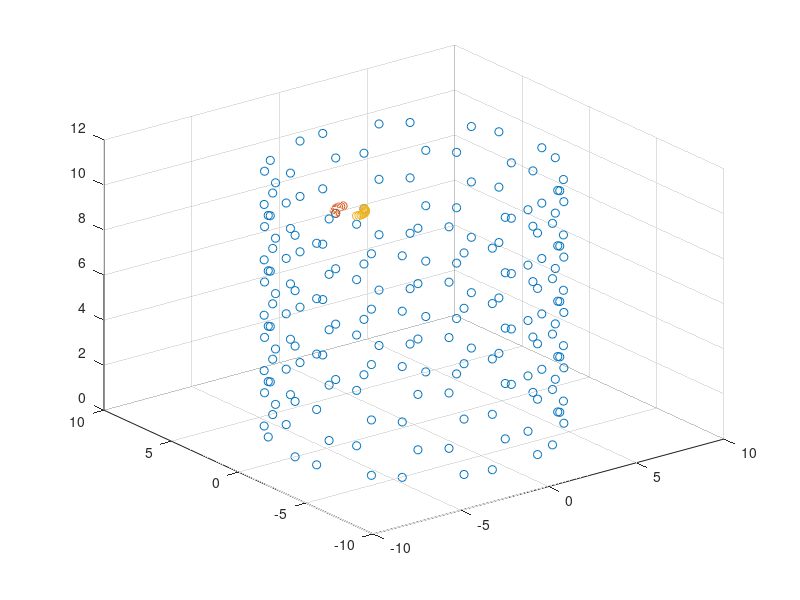

Write the MATLAB code that produced this figure. (Note: this script raises an error after producing the figure.)
data=csvread('cnt.csv');
y1=[6.742899999999999, 6.861034339165064, 6.971102071026157, 7.069758843247636, 7.15400701972829, 7.221286762257386, 7.269553809903372, 7.297341592847828, 7.303805793367284, 7.288749999999999]
y2=[6.4482, 6.330065660834935, 6.219997928973842, 6.121341156752362, 6.037092980271709, 5.9698132377426125, 5.921546190096627, 5.893758407152171, 5.887294206632714, 5.902349999999999]
x1= [0.7086999999999999, 0.7448183245911594, 0.8009017433902453, 0.8752461900966269, 0.9655927463172358, 1.0691962776588722, 1.1829088432476367, 1.3032753443194496, 1.4266385056476325, 1.5492499999999998]
x2= [2.0951, 2.0589816754088406, 2.0028982566097544, 1.928553809903373, 1.838207253682764, 1.7346037223411277, 1.6208911567523632, 1.5005246556805503, 1.3771614943523673, 1.25455]
z1=linspace(7.3785,7.3785,10)
for i=(1:200)
    coords(i,:)=data(2*(i-1)+1,:)
    
end
x=coords(:,1)
y=coords(:,2)
z=coords(:,3)
figure(1) 
scatter3(x,y,z)
hold on
scatter3(x1,y1,z1)
scatter3(x2,y2,z1)

for i=(1:200)
    if (x(i)==0.7087) & (y(i)==6.7429) & (z(i)==7.3785)
        i
    end
end
%%
sb=1.7111168371677163
db=1.4888938713017792
syms x_ y_ z_
S=solve(sqrt((2.0951-x_).^2+(6.4482-y_).^2+(4.919-z_).^2)==sb,sqrt((3.9852-x_).^2+(5.4851-y_).^2+(6.14888-z_).^2)==sb,sqrt((2.0951-x_).^2+(6.4482-y_).^2+(7.3785-z_).^2)==sb)
newx=double(S.x_)
newy=double(S.y_)
newz=double(S.z_)
x=[newx(2),newy(2),newz(2)]
xx=newx(2)
yy=newy(2)
zz=newz(2)
%%
scatter3(xx,yy,zz)
y3=[6.938, 6.99878447845876, 7.035649235649419, 7.047474154579206, 7.033899941070134, 6.995339040730796, 6.932963107005244, 6.848667401075984, 6.745013205311991, 6.62515]
y4=[5.4851, 5.4243155215412395, 5.3874507643505805, 5.375625845420794, 5.389200058929866, 5.427760959269204, 5.490136892994756, 5.574432598924016, 5.678086794688009, 5.79795]
x3=[3.158, 3.2904302320202925, 3.4314036651618802, 3.576636892994756, 3.721717077382777, 3.862236030337429, 3.9939241545792052, 4.112780173090426, 4.215192705892676, 4.29805]
x4=[3.9852000000000003, 3.8527697679797077, 3.71179633483812, 3.566563107005244, 3.421482922617223, 3.2809639696625714, 3.149275845420795, 3.030419826909574, 2.9280072941073243, 2.8451500000000003]
z2=linspace(6.1488,6.1488,10)
scatter3(x3,y3,z2)
scatter3(x4,y4,z2)

%%
% x5=[0.7087000000000001, 0.719231265611937, 0.7505050752712081, 0.8015711900966269, 0.8708779920299242, 0.9563196289652912, 1.0553, 1.1648116366466463, 1.2815270832412842, 1.4019000000000001]
% y5=[6.7429, 6.740661422406347, 6.734013707672802, 6.723158843247635, 6.708426648693579, 6.69026475428731, 6.669224999999999, 6.645946668119036, 6.621137058979222, 6.595549999999999]
% z3=[7.3785, 7.501562328420224, 7.620885470263942, 7.732843852246657, 7.834035675585498, 7.921386277933847, 7.992241555440888, 8.04444860635407, 8.076421145849439, 8.087187704493312]
% x6=[2.0950999999999995, 2.084568734388063, 2.0532949247287915, 2.002228809903373, 1.9329220079700757, 1.8474803710347087, 1.7485, 1.6389883633533535, 1.5222729167587157, 1.4018999999999997]
% y6=[6.448199999999999, 6.450438577593652, 6.4570862923271966, 6.467941156752364, 6.48267335130642, 6.500835245712689, 6.521875, 6.545153331880963, 6.569962941020777, 6.595549999999999]
% z4=[7.3785, 7.2554376715797755, 7.136114529736058, 7.0241561477533425, 6.922964324414502, 6.835613722066153, 6.764758444559112, 6.71255139364593, 6.680578854150561, 6.669812295506688]
x5=[0.7087000000000001, 0.7373240485267653, 0.7861409010473872, 0.8536672822005457, 0.9378514370648998, 1.036135472694134, 1.1455330783997753, 1.2627202632903174, 1.3841363540524387, 1.5060921842078376, 1.6248821875698707, 1.7368969899970248]
y5=[6.7429, 6.82577792811764, 6.901660497140379, 6.968242053606893, 7.023499550615841, 7.065754017082248, 7.093721572424323, 7.1065524366252655, 7.103856750369059, 7.085716420718514, 7.052682632410614, 7.005759100387191]
z3=[7.3785, 7.414544121485678, 7.4494930605792185, 7.4822849114512815, 7.511923310306597, 7.537507709393699, 7.558260739692656, 7.573551830879376, 7.582916370885815, 7.586069822902563, 7.582916370885815, 7.573551830879376]
x6=[2.0950999999999995, 2.0664759514732345, 2.0176590989526124, 1.950132717799454, 1.8659485629351, 1.7676645273058658, 1.6582669216002246, 1.5410797367096825, 1.4196636459475611, 1.2977078157921622, 1.1789178124301292, 1.066903010002975]
y6=[6.448199999999999, 6.365322071882359, 6.2894395028596195, 6.2228579463931055, 6.167600449384158, 6.125345982917751, 6.097378427575675, 6.084547563374733, 6.08724324963094, 6.105383579281485, 6.138417367589384, 6.185340899612807]
z4=[7.3785, 7.342455878514322, 7.307506939420781, 7.274715088548718, 7.245076689693403, 7.219492290606301, 7.1987392603073435, 7.183448169120624, 7.174083629114184, 7.1709301770974365, 7.174083629114184, 7.183448169120624]
scatter3(x5,y5,z3)
scatter3(x6,y6,z4)
hold off
%%
r=sqrt((x6-x5).^2+(y6-y5).^2+(z3-z4).^2)/2
